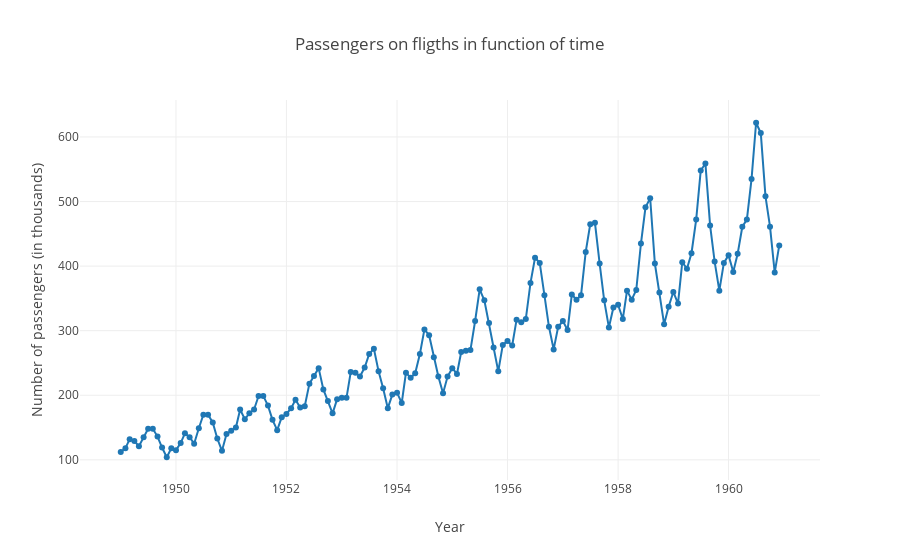

Notebook code cell kept with this figure:
### Code cell
data = [go.Scatter(x=passenger.index,
                   y=passenger['passengers'],
                   mode='lines+markers')]
layout = go.Layout(title='Passengers on fligths in function of time',
                   xaxis={'title':'Year'},
                   yaxis={'title':'Number of passengers (in thousands)'})
fig = go.Figure(data=data,layout=layout)
pyo.iplot(fig)

### Figure 1 — Plotly figure (JSON) as saved in the notebook; plotly's stock layout.template omitted (floating-point values rounded to 4 significant figures; data arrays with more than 128 entries replaced by an {"elided": "..."} marker saying what was removed)
{"data": [{"mode": "lines+markers", "type": "scatter", "uid": "6b18e28e-1100-11e9-a945-b952dde19ec6", "x": {"elided": "144 str values"}, "y": {"elided": "144 int values"}}], "layout": {"title": "Passengers on fligths in function of time", "xaxis": {"title": "Year"}, "yaxis": {"title": "Number of passengers (in thousands)"}}}
